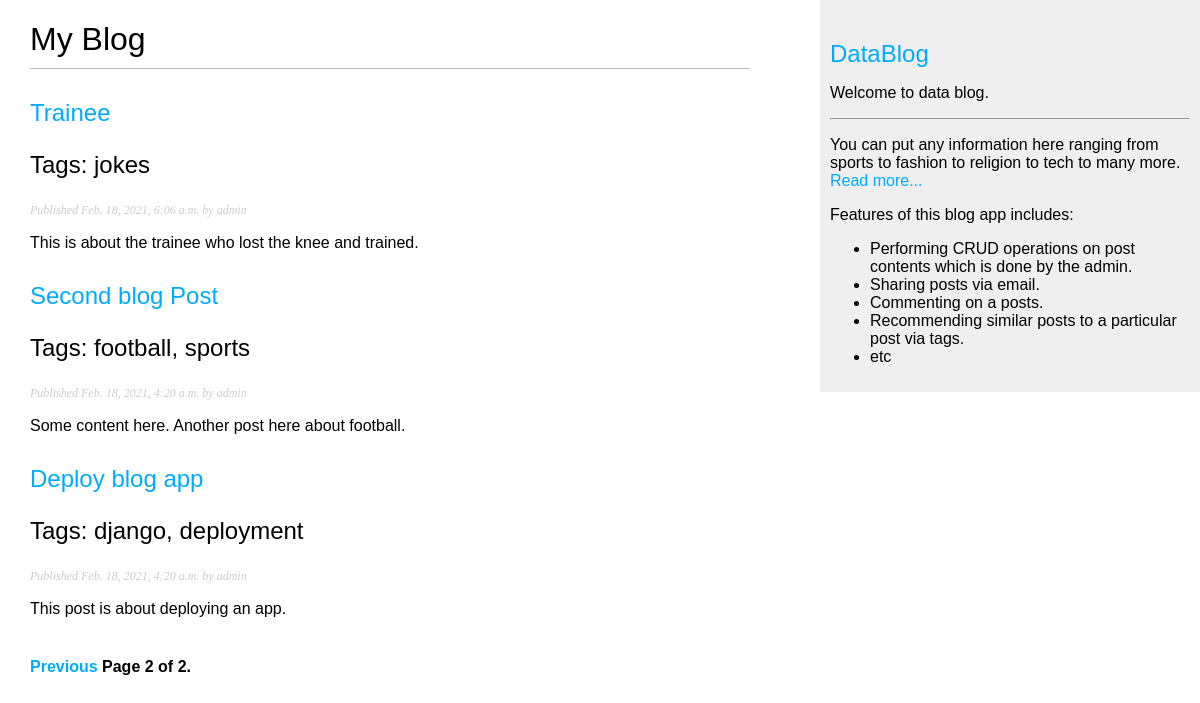
Screenshot of /?page=2 with the database file from the repository.
### blogapp/models.py (models this page shows, shortened)
class Post(models.Model):
	STATUS_CHOICES = (
		('draft', 'Draft'),
		('published', 'Published'),
		)
	title = models.CharField(max_length=250)
	slug = models.SlugField(max_length=250, unique_for_date='publish')
	author = models.ForeignKey(User, null='blank', on_delete=models.CASCADE,related_name='blog_posts')
	body = models.TextField()
	publish = models.DateTimeField(default=timezone.now)
	created = models.DateTimeField(auto_now_add=True)
	updated = models.DateTimeField(auto_now=True)
	status = models.CharField(max_length=10,choices=STATUS_CHOICES,default='draft')
	objects = models.Manager()  # The default manager
	published = PublishedManager() # Our custom manager
	tags = TaggableManager()
	class Meta:
		ordering = ('-publish',)
	def get_absolute_url(self):
		return reverse('blogapp:post_detail', args=[self.publish.year,
												self.publish.month,
												self.publish.day, self.slug])

### blogapp/views.py (the view)
# urls.py: path('', views.home, name='post_list'),
def home(request, tag_slug=None):
	object_list = Post.published.all()
	tag = None
	if tag_slug:
		tag = get_object_or_404(Tag, slug=tag_slug)
		object_list = object_list.filter(tags__in=[tag])
	paginator = Paginator(object_list, 3) # 3 posts in each page
	page = request.GET.get('page')
	try:
		posts = paginator.page(page)
	except PageNotAnInteger:
		posts = paginator.page(1) #If page is not an integer deliver the first page
	except EmptyPage:
		posts = paginator.page(paginator.num_pages)#If page is out of range deliver last page of results
	context = {'page': page,'posts': posts, 'tag': tag}
	return render(request,'blogapp/post/list.html', context)

### blogapp/models.py (called while the page is built)
	def get_queryset(self):
 		return super(PublishedManager, self).get_queryset().filter(status='published')

### blogapp/templates/blogapp/post/list.html (shortened to what this page needs)
{% extends "blogapp/base.html" %}
{% block content %}
<h1>My Blog</h1>
  {% for post in posts %}
    <h2>
      <a href="{{ post.get_absolute_url }}">
        {{ post.title }}
      </a>
      <p class="tags">Tags: {{ post.tags.all|join:", " }}</p>
    </h2>
    <p class="date">
      Published {{ post.publish }} by {{ post.author }}
    </p>
    {{ post.body|truncatewords:30|linebreaks }}
  {% endfor %}
  {% include "blogapp/pagination.html" with page=posts %}
{% endblock %}

### blogapp/static/blogapp/css/main.css (style rules this page uses)
body { margin:0; padding:0; font-family:helvetica, sans-serif; }
a { color:#00abff; text-decoration:none; }
h1 { font-weight:normal; border-bottom:1px solid #bbb; padding:0 0 10px 0; }
h2 { font-weight:normal; margin:30px 0 0; }
p.date { color:#ccc; font-family: georgia, serif; font-size: 12px; font-style: italic; }

### rows the page displays
Post: title "Trainee", tags.all "jokes", publish "Feb. 18, 2021, 6:06 a.m.", author "admin", body "This is about the trainee who lost the knee and trained."
Post: title "Second blog Post", tags.all "football, sports", publish "Feb. 18, 2021, 4:20 a.m.", author "admin", body "Some content here. Another post here about football."
Post: title "Deploy blog app", tags.all "django, deployment", publish "Feb. 18, 2021, 4:20 a.m.", author "admin", body "This post is about deploying an app."

### other values shown
{{ page.number }} "2"
{{ page.paginator.num_pages }} "2"
